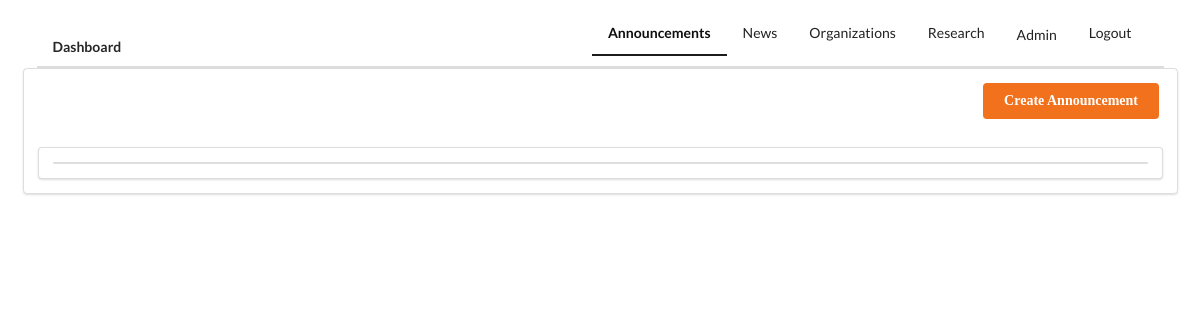
Before: /staff/announcements/ (signed in) with the older database file.
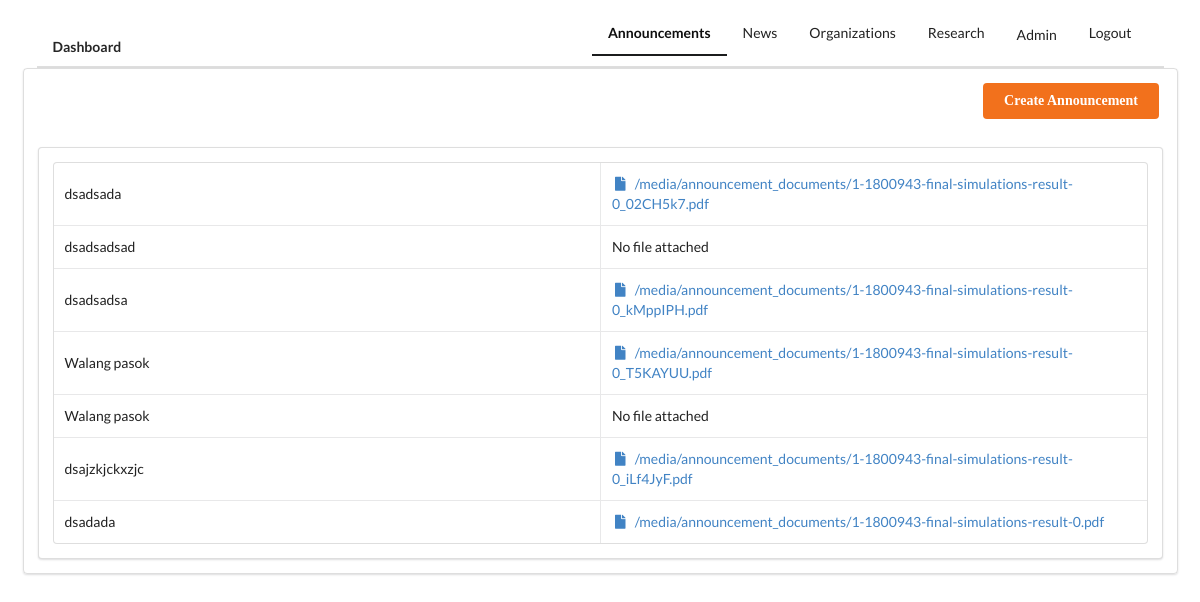
After: the same page with the newer database file.
### staff/models.py (models this page shows, shortened)
class Announcement(models.Model):
    title = models.CharField(max_length=200)
    description = models.CharField(max_length=500)
    file = models.FileField(blank=True, null=True, validators=[FileExtensionValidator(['pdf', 'doc', 'docx'])], upload_to="announcement_documents")
    date_created = models.DateTimeField(default=timezone.now)

### staff/views.py (the view)
# urls.py: path('announcements/', views.AnnouncementListView.as_view(), name='announcements'),
class AnnouncementListView(LoginRequiredMixin, ListView):
    redirect_field_name='staff/index.html'
    model = Announcement
    context_object_name= 'announcements'
    def get_queryset(self):
        return Announcement.objects.order_by('-date_created')

### templates/staff/announcement_list.html
{% extends 'staff/base_staff.html' %}
{% block announcement %}
	active
{% endblock %}
{% block main_content %}
	<div class="ui grid segments">
		<div class="row">
			<div class="four wide right floated right aligned column">
				<a href="{% url 'staff:create_announcement' %}" class="ui orange button">Create Announcement</a>
			</div>
		</div>
		<div class="row">
			<div class="column">
				<div class="ui segment">
			    <table class="ui celled two column table">
			    	{% for announcement in announcements %}
			    	<tr>
			    		<td>
			    			{{ announcement.title }}
			    		</td>
			    		<td>
								{% if announcement.file %}
			    			<a href="{% url 'staff:view_file' pk=announcement.pk %}"><i class="ui file icon"></i> {{ announcement.file.url }}</a>
								{% else %}
								No file attached
								{%endif%}
			    		</td>
			    	</tr>
			    	{% endfor %}
			    </table>
			  </div>
			</div>
		</div>
	</div>
{% endblock %}

Changed rows visible on the page:
added Announcement: title "dsadsada", file "/media/announcement_documents/1-1800943-final-simulations-result-0_02CH5k7.pdf"
added Announcement: title "dsadsadsad", file "No file attached"
added Announcement: title "dsadsadsa", file "/media/announcement_documents/1-1800943-final-simulations-result-0_kMppIPH.pdf"
added Announcement: title "Walang pasok", file "/media/announcement_documents/1-1800943-final-simulations-result-0_T5KAYUU.pdf"
added Announcement: title "Walang pasok", file "No file attached"
added Announcement: title "dsajzkjckxzjc", file "/media/announcement_documents/1-1800943-final-simulations-result-0_iLf4JyF.pdf"
added Announcement: title "dsadada", file "/media/announcement_documents/1-1800943-final-simulations-result-0.pdf"
